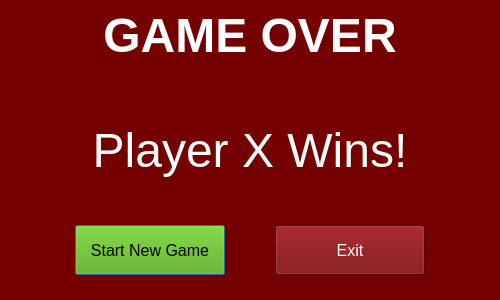
<?xml version="1.0" encoding="UTF-8"?>
<ui version="4.0">
 <class>GameOverDialog</class>
 <widget class="QDialog" name="GameOverDialog">
  <property name="geometry">
   <rect>
    <x>0</x>
    <y>0</y>
    <width>500</width>
    <height>300</height>
   </rect>
  </property>
  <property name="windowTitle">
   <string>Dialog</string>
  </property>
  <property name="styleSheet">
   <string notr="true">background-color: rgb(116, 0, 2);</string>
  </property>
  <widget class="QLabel" name="GameOver_Label">
   <property name="geometry">
    <rect>
     <x>100</x>
     <y>10</y>
     <width>300</width>
     <height>50</height>
    </rect>
   </property>
   <property name="font">
    <font>
     <family>Nirmala UI</family>
     <pointsize>36</pointsize>
     <bold>true</bold>
    </font>
   </property>
   <property name="styleSheet">
    <string notr="true">color: rgb(255, 255, 255);</string>
   </property>
   <property name="text">
    <string>GAME OVER</string>
   </property>
   <property name="alignment">
    <set>Qt::AlignCenter</set>
   </property>
  </widget>
  <widget class="QLabel" name="PlayerXWins_Label">
   <property name="geometry">
    <rect>
     <x>75</x>
     <y>100</y>
     <width>350</width>
     <height>100</height>
    </rect>
   </property>
   <property name="font">
    <font>
     <pointsize>36</pointsize>
    </font>
   </property>
   <property name="styleSheet">
    <string notr="true">color: rgb(255, 255, 255);</string>
   </property>
   <property name="text">
    <string>Player X Wins!</string>
   </property>
   <property name="textFormat">
    <enum>Qt::AutoText</enum>
   </property>
   <property name="alignment">
    <set>Qt::AlignCenter</set>
   </property>
  </widget>
  <widget class="QPushButton" name="newGame_Button">
   <property name="geometry">
    <rect>
     <x>75</x>
     <y>225</y>
     <width>150</width>
     <height>50</height>
    </rect>
   </property>
   <property name="font">
    <font>
     <pointsize>12</pointsize>
    </font>
   </property>
   <property name="styleSheet">
    <string notr="true">background-color: rgb(85, 170, 0);
color: rgb(0, 0, 0);</string>
   </property>
   <property name="text">
    <string>Start New Game</string>
   </property>
  </widget>
  <widget class="QPushButton" name="exit_Button">
   <property name="geometry">
    <rect>
     <x>275</x>
     <y>225</y>
     <width>150</width>
     <height>50</height>
    </rect>
   </property>
   <property name="font">
    <font>
     <pointsize>12</pointsize>
    </font>
   </property>
   <property name="styleSheet">
    <string notr="true">color: rgb(255, 255, 255);</string>
   </property>
   <property name="text">
    <string>Exit</string>
   </property>
  </widget>
 </widget>
 <resources/>
 <connections/>
</ui>
